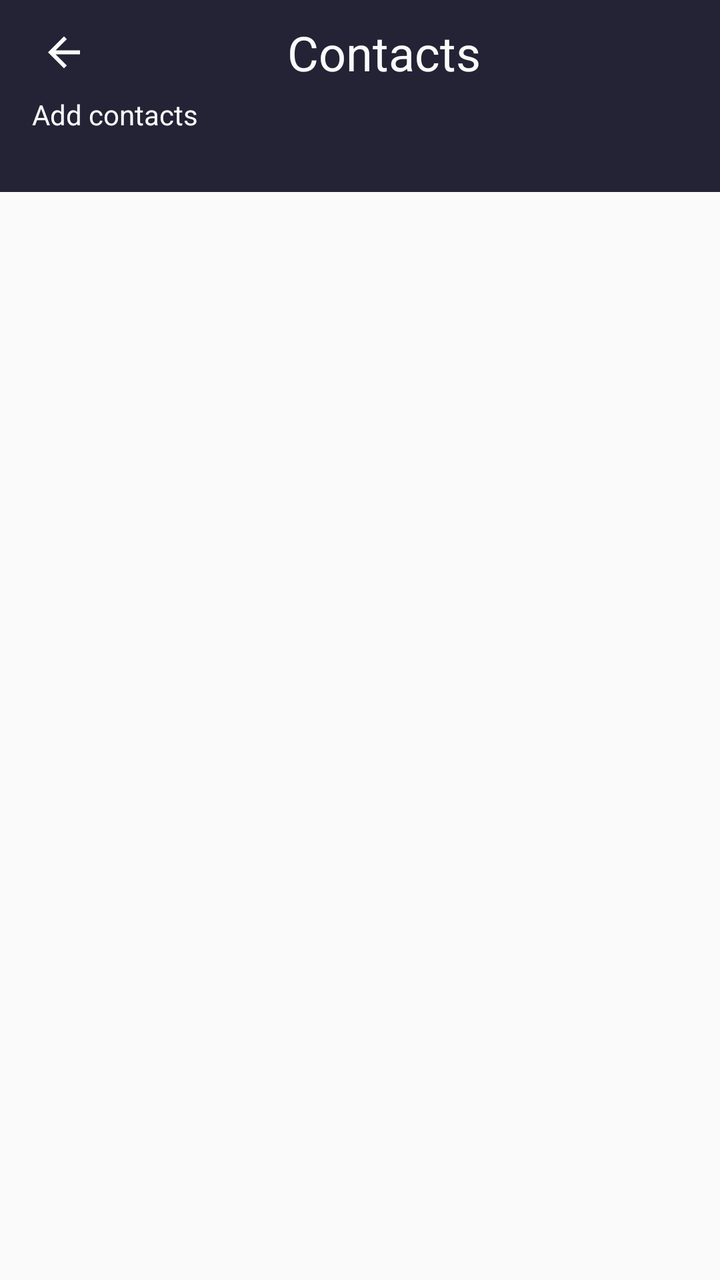
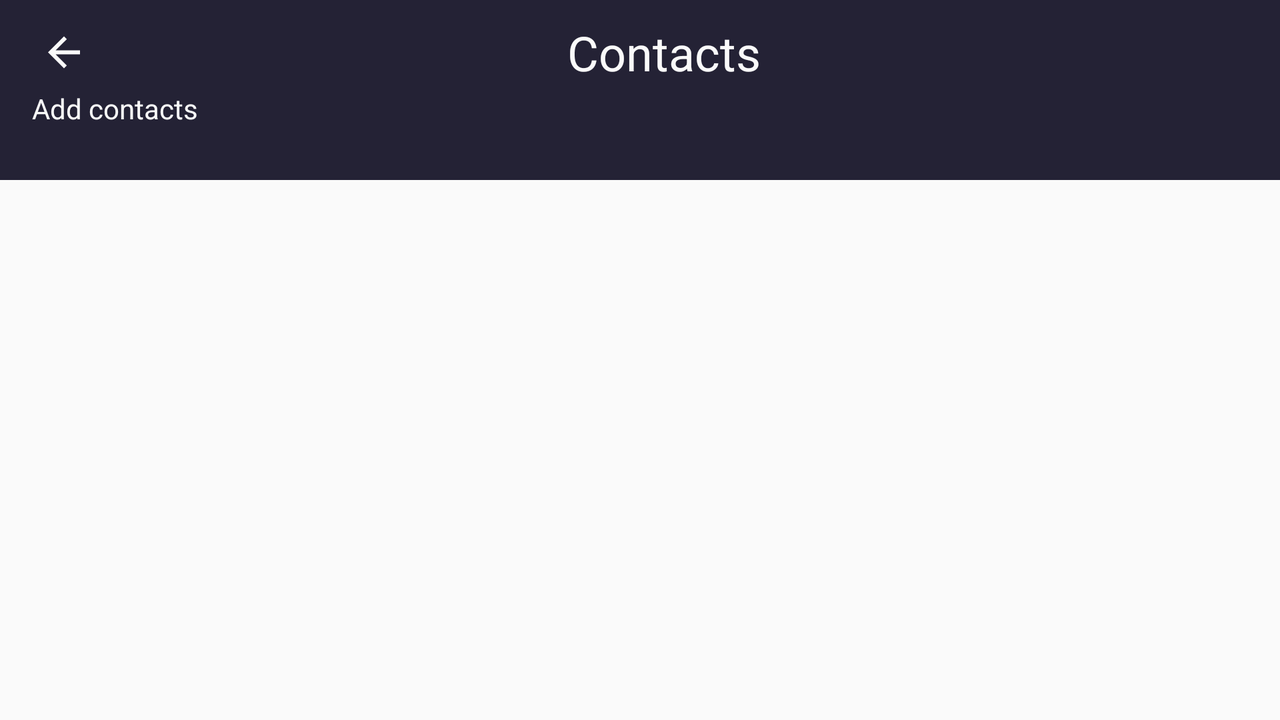

First picture: res/layout/ on a phone held upright. Second picture: the repository's own variant of that layout, on a device whose configuration matches the variant's folder. Source for both follows.
<!-- AndroidManifest.xml: application theme Theme.Task2 -->
<!-- res/layout/activity_main.xml -->
<?xml version="1.0" encoding="utf-8"?>
<androidx.coordinatorlayout.widget.CoordinatorLayout xmlns:android="http://schemas.android.com/apk/res/android"
    xmlns:app="http://schemas.android.com/apk/res-auto"
    xmlns:tools="http://schemas.android.com/tools"
    android:id="@+id/coordinator"
    android:layout_width="match_parent"
    android:layout_height="match_parent">

    <androidx.constraintlayout.widget.ConstraintLayout
        android:id="@+id/constraint_layout_contacts"
        android:layout_width="match_parent"
        android:layout_height="match_parent"
        android:background="@color/blue"
        tools:context=".contacts.ContactsActivity">

        <androidx.constraintlayout.widget.Guideline
            android:id="@+id/guideline_my_contacts"
            android:layout_width="wrap_content"
            android:layout_height="wrap_content"
            android:orientation="horizontal"
            app:layout_constraintGuide_percent="0.15" />

        <ImageButton
            android:id="@+id/button_arrow_left_recycler"
            android:layout_width="wrap_content"
            android:layout_height="wrap_content"
            android:layout_marginStart="@dimen/margin_large_more"
            android:background="@color/blue"
            app:layout_constraintBottom_toBottomOf="@+id/tv_contacts_recycler"
            app:layout_constraintLeft_toLeftOf="parent"
            app:layout_constraintTop_toTopOf="@+id/tv_contacts_recycler"
            app:srcCompat="@drawable/arrow_left_icon" />

        <TextView
            android:id="@+id/tv_contacts_recycler"
            android:layout_width="wrap_content"
            android:layout_height="wrap_content"
            android:layout_marginTop="10dp"
            android:text="@string/contacts"
            android:textColor="@color/white"
            android:textSize="@dimen/text_size_large"
            app:layout_constraintLeft_toRightOf="@id/button_arrow_left_recycler"
            app:layout_constraintRight_toLeftOf="@id/button_search_recycler"
            app:layout_constraintTop_toTopOf="parent" />

        <ImageButton
            android:id="@+id/button_search_recycler"
            android:layout_width="wrap_content"
            android:layout_height="wrap_content"
            android:layout_marginEnd="@dimen/margin_large_more"
            android:background="@color/blue"
            app:layout_constraintBottom_toBottomOf="@+id/tv_contacts_recycler"
            app:layout_constraintRight_toRightOf="parent"
            app:layout_constraintTop_toTopOf="@+id/tv_contacts_recycler"
            app:srcCompat="@drawable/search_icon" />

        <TextView
            android:id="@+id/tv_add_contacts_my_contacts"
            android:layout_width="wrap_content"
            android:layout_height="wrap_content"
            android:layout_marginStart="@dimen/margin_large"
            android:layout_marginBottom="@dimen/margin_extra_large"
            android:text="@string/add_contacts_my_contacts"
            android:textColor="@color/white"
            android:textSize="@dimen/text_size_small"
            app:layout_constraintBottom_toTopOf="@+id/guideline_my_contacts"
            app:layout_constraintStart_toStartOf="parent"
            app:layout_constraintTop_toBottomOf="@+id/tv_contacts_recycler" />

        <androidx.recyclerview.widget.RecyclerView
            android:id="@+id/recycler_view_my_contacts"
            android:layout_width="0dp"
            android:layout_height="0dp"
            android:background="@color/white"
            app:layout_constraintBottom_toBottomOf="parent"
            app:layout_constraintEnd_toEndOf="parent"
            app:layout_constraintStart_toStartOf="parent"
            app:layout_constraintTop_toTopOf="@+id/guideline_my_contacts" />

    </androidx.constraintlayout.widget.ConstraintLayout>

</androidx.coordinatorlayout.widget.CoordinatorLayout>
<!-- resources referenced by this layout -->
<resources>
  <color name="blue">#242235</color>
  <color name="white">#FAFAFA</color>
  <dimen name="margin_extra_large">24dp</dimen>
  <dimen name="margin_large">16dp</dimen>
  <dimen name="margin_large_more">20dp</dimen>
  <dimen name="text_size_large">24sp</dimen>
  <dimen name="text_size_small">14sp</dimen>
  <!-- drawable arrow_left_icon (drawable) -->
  <?xml version="1.0" encoding="utf-8"?>
  <vector xmlns:android="http://schemas.android.com/apk/res/android"
      android:width="24dp"
      android:height="25dp"
      android:viewportWidth="24"
      android:viewportHeight="25">
      <path
          android:fillColor="@color/white"
          android:pathData="M20 11.5H7.83l5.59-5.59L12 4.5l-8 8 8 8 1.41-1.41-5.58-5.59H20v-2Z" />
  </vector>
  <string name="add_contacts_my_contacts">Add contacts</string>
  <string name="contacts">Contacts</string>
  <style name="Theme.Task2" parent="Theme.MaterialComponents.DayNight.NoActionBar">
          
          <item name="colorPrimary">#242235</item>
          <item name="colorPrimaryVariant">#FB5E06</item>
          <item name="colorOnPrimary">#FAFAFA</item>
  
  
          
  
          <item name="colorSecondary">#B2B2B3</item>
          <item name="colorSecondaryVariant">#AF491A</item>
          <item name="colorOnSecondary">#000000</item>
          
          <item name="android:statusBarColor" tools:targetApi="l">@color/grey_text_2</item>
  
  
          
  
      </style>
  <color name="grey_text_2">#B2B2B3</color>
</resources>
<!-- res/layout-land/activity_main.xml (the repository's variant of the layout above) -->
<!-- drawn on the phone turned sideways -->
<?xml version="1.0" encoding="utf-8"?>
<androidx.coordinatorlayout.widget.CoordinatorLayout xmlns:android="http://schemas.android.com/apk/res/android"
    xmlns:app="http://schemas.android.com/apk/res-auto"
    xmlns:tools="http://schemas.android.com/tools"
    android:id="@+id/coordinator"
    android:layout_width="match_parent"
    android:layout_height="match_parent">

    <androidx.constraintlayout.widget.ConstraintLayout
        android:id="@+id/constraint_layout_contacts"
        android:layout_width="match_parent"
        android:layout_height="match_parent"
        android:background="@color/blue"
        tools:context=".contacts.ContactsActivity">

        <androidx.constraintlayout.widget.Guideline
            android:id="@+id/guideline_my_contacts"
            android:layout_width="wrap_content"
            android:layout_height="wrap_content"
            android:orientation="horizontal"
            app:layout_constraintGuide_percent="0.25" />

        <androidx.appcompat.widget.AppCompatImageButton
            android:id="@+id/button_arrow_left_recycler"
            android:layout_width="wrap_content"
            android:layout_height="wrap_content"
            android:layout_marginStart="@dimen/margin_large_more"
            android:background="@color/blue"
            app:layout_constraintBottom_toBottomOf="@+id/tv_contacts_recycler"
            app:layout_constraintLeft_toLeftOf="parent"
            app:layout_constraintTop_toTopOf="@+id/tv_contacts_recycler"
            app:srcCompat="@drawable/arrow_left_icon" />

        <androidx.appcompat.widget.AppCompatTextView
            android:id="@+id/tv_contacts_recycler"
            android:layout_width="wrap_content"
            android:layout_height="wrap_content"
            android:layout_marginTop="10dp"
            android:text="@string/contacts"
            android:textColor="@color/white"
            android:textSize="@dimen/text_size_large"
            app:layout_constraintLeft_toRightOf="@id/button_arrow_left_recycler"
            app:layout_constraintRight_toLeftOf="@id/button_search_recycler"
            app:layout_constraintTop_toTopOf="parent" />

        <androidx.appcompat.widget.AppCompatImageButton
            android:id="@+id/button_search_recycler"
            android:layout_width="wrap_content"
            android:layout_height="wrap_content"
            android:layout_marginEnd="@dimen/margin_large_more"
            android:background="@color/blue"
            app:layout_constraintBottom_toBottomOf="@+id/tv_contacts_recycler"
            app:layout_constraintRight_toRightOf="parent"
            app:layout_constraintTop_toTopOf="@+id/tv_contacts_recycler"
            app:srcCompat="@drawable/search_icon" />

        <androidx.appcompat.widget.AppCompatTextView
            android:id="@+id/tv_add_contacts_my_contacts"
            android:layout_width="wrap_content"
            android:layout_height="wrap_content"
            android:layout_marginStart="@dimen/margin_large"
            android:layout_marginBottom="@dimen/margin_extra_large"
            android:text="@string/add_contacts_my_contacts"
            android:textColor="@color/white"
            android:textSize="@dimen/text_size_small"
            app:layout_constraintBottom_toTopOf="@+id/guideline_my_contacts"
            app:layout_constraintStart_toStartOf="parent"
            app:layout_constraintTop_toBottomOf="@+id/tv_contacts_recycler" />

        <androidx.recyclerview.widget.RecyclerView
            android:id="@+id/recycler_view_my_contacts"
            android:layout_width="0dp"
            android:layout_height="0dp"
            android:background="@color/white"
            app:layout_constraintBottom_toBottomOf="parent"
            app:layout_constraintEnd_toEndOf="parent"
            app:layout_constraintStart_toStartOf="parent"
            app:layout_constraintTop_toTopOf="@+id/guideline_my_contacts"
            tools:layoutManager="androidx.recyclerview.widget.LinearLayoutManager"
            tools:listitem="@layout/item_contact" />

    </androidx.constraintlayout.widget.ConstraintLayout>

</androidx.coordinatorlayout.widget.CoordinatorLayout>
<!-- res/layout/item_contact.xml (included above) -->
<?xml version="1.0" encoding="utf-8"?>
<androidx.constraintlayout.widget.ConstraintLayout xmlns:android="http://schemas.android.com/apk/res/android"
    xmlns:app="http://schemas.android.com/apk/res-auto"
    xmlns:tools="http://schemas.android.com/tools"
    android:layout_width="match_parent"
    android:layout_height="wrap_content"
    android:layout_marginStart="@dimen/margin_large"
    android:layout_marginTop="@dimen/corner_radius"
    android:layout_marginEnd="@dimen/margin_large"
    android:background="@drawable/selector_contact_background">

    <androidx.appcompat.widget.AppCompatImageView
        android:id="@+id/imageView_photo"
        android:layout_width="@dimen/contacts_size_photo"
        android:layout_height="@dimen/contacts_size_photo"
        android:layout_marginStart="@dimen/margin_medium"
        android:layout_marginTop="@dimen/margin_medium"
        android:layout_marginBottom="@dimen/margin_medium"
        app:layout_constraintBottom_toBottomOf="parent"
        app:layout_constraintStart_toStartOf="parent"
        app:layout_constraintTop_toTopOf="parent"
        tools:srcCompat="@tools:sample/avatars" />

    <androidx.appcompat.widget.AppCompatTextView
        android:id="@+id/tv_name_my_contacts"
        android:layout_width="wrap_content"
        android:layout_height="wrap_content"
        android:layout_marginStart="@dimen/margin_large"
        android:text="@string/name"
        android:textColor="@color/black"
        android:textSize="@dimen/text_size_medium"
        app:layout_constraintStart_toEndOf="@+id/imageView_photo"
        app:layout_constraintTop_toTopOf="@+id/imageView_photo" />

    <androidx.appcompat.widget.AppCompatTextView
        android:id="@+id/tv_career_my_contacts"
        android:layout_width="wrap_content"
        android:layout_height="wrap_content"
        android:layout_marginStart="@dimen/margin_large"
        android:text="@string/career"
        android:textColor="@color/grey_text_2"
        android:textSize="@dimen/text_size_little"
        app:layout_constraintBottom_toBottomOf="@+id/imageView_photo"
        app:layout_constraintStart_toEndOf="@+id/imageView_photo" />

    <androidx.appcompat.widget.AppCompatImageButton
        android:id="@+id/button_basket"
        android:layout_width="wrap_content"
        android:layout_height="wrap_content"
        android:layout_marginEnd="@dimen/margin_medium"
        android:background="@drawable/selector_basket_background"
        app:layout_constraintBottom_toBottomOf="parent"
        app:layout_constraintEnd_toEndOf="parent"
        app:layout_constraintTop_toTopOf="parent"
        app:srcCompat="@drawable/basket_icon" />

</androidx.constraintlayout.widget.ConstraintLayout>
<!-- resources referenced by the variant -->
<!-- as the phone turned sideways resolves them -->
<resources>
  <color name="black">#000000</color>
  <color name="blue">#242235</color>
  <color name="grey_text_2">#B2B2B3</color>
  <color name="white">#FAFAFA</color>
  <dimen name="contacts_size_photo">50dp</dimen>
  <dimen name="corner_radius">6dp</dimen>
  <dimen name="margin_extra_large">24dp</dimen>
  <dimen name="margin_large">16dp</dimen>
  <dimen name="margin_large_more">20dp</dimen>
  <dimen name="margin_medium">8dp</dimen>
  <dimen name="text_size_large">24sp</dimen>
  <dimen name="text_size_little">12sp</dimen>
  <dimen name="text_size_medium">18sp</dimen>
  <dimen name="text_size_small">14sp</dimen>
  <!-- drawable arrow_left_icon (drawable) -->
  <?xml version="1.0" encoding="utf-8"?>
  <vector xmlns:android="http://schemas.android.com/apk/res/android"
      android:width="24dp"
      android:height="25dp"
      android:viewportWidth="24"
      android:viewportHeight="25">
      <path
          android:fillColor="@color/white"
          android:pathData="M20 11.5H7.83l5.59-5.59L12 4.5l-8 8 8 8 1.41-1.41-5.58-5.59H20v-2Z" />
  </vector>
  <!-- drawable selector_basket_background (drawable) -->
  <?xml version="1.0" encoding="utf-8"?>
  <selector xmlns:android="http://schemas.android.com/apk/res/android">
      <item android:drawable="@drawable/bg_basket_pressed" android:state_pressed="true" />
      <item android:drawable="@drawable/bg_basket_selected" android:state_selected="true" />
      <item android:drawable="@drawable/basket_icon" />
  </selector>
  <!-- drawable selector_contact_background (drawable) -->
  <?xml version="1.0" encoding="utf-8"?>
  <selector xmlns:android="http://schemas.android.com/apk/res/android">
      <item android:drawable="@drawable/bg_contact_pressed" android:state_pressed="true" />
      <item android:drawable="@drawable/bg_contact_selected" android:state_selected="true" />
      <item android:drawable="@drawable/bg_contact" />
  </selector>
  <string name="add_contacts_my_contacts">Add contacts</string>
  <string name="career">career</string>
  <string name="contacts">Contacts</string>
  <string name="name">name</string>
  <style name="Theme.Task2" parent="Theme.MaterialComponents.DayNight.NoActionBar">
          
          <item name="colorPrimary">#242235</item>
          <item name="colorPrimaryVariant">#FB5E06</item>
          <item name="colorOnPrimary">#FAFAFA</item>
  
  
          
  
          <item name="colorSecondary">#B2B2B3</item>
          <item name="colorSecondaryVariant">#AF491A</item>
          <item name="colorOnSecondary">#000000</item>
          
          <item name="android:statusBarColor" tools:targetApi="l">@color/grey_text_2</item>
  
  
          
  
      </style>
  <color name="orange">#FB5E06</color>
  <!-- drawable bg_basket_pressed (drawable) -->
  <?xml version="1.0" encoding="utf-8"?>
  <shape xmlns:android="http://schemas.android.com/apk/res/android"
      android:shape="rectangle">
        <solid android:color="@color/grey" />
  </shape>
  <color name="grey">#65B2B2B3</color>
</resources>
